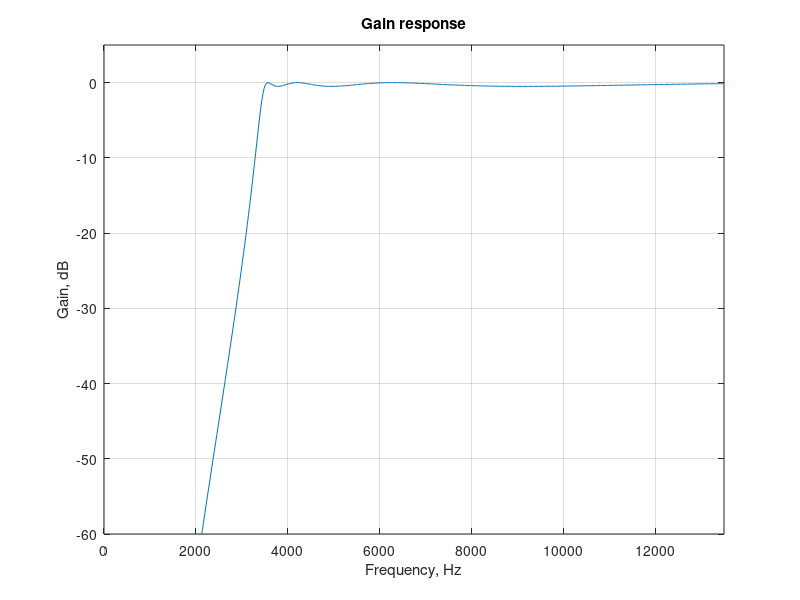

Source code (MATLAB):
clc;
clear all;
Fp = 3500;
Fs = 4500;
Wp = 2*pi*Fp; 
Ws = 2*pi*Fs;
[N, Wn] = cheb1ord(Wp, Ws, 0.5, 30,'s');
[b,a] = cheby1(N,0.5,Wn,'high','s');
wa = 0:(3*Ws)/511:3*Ws;
h = freqs(b,a,wa);
plot(wa/(2*pi), 20*log10(abs(h)));
grid
xlabel('Frequency, Hz');
ylabel('Gain, dB');
title('Gain response');
axis([0 3*Fs -60 5]);
